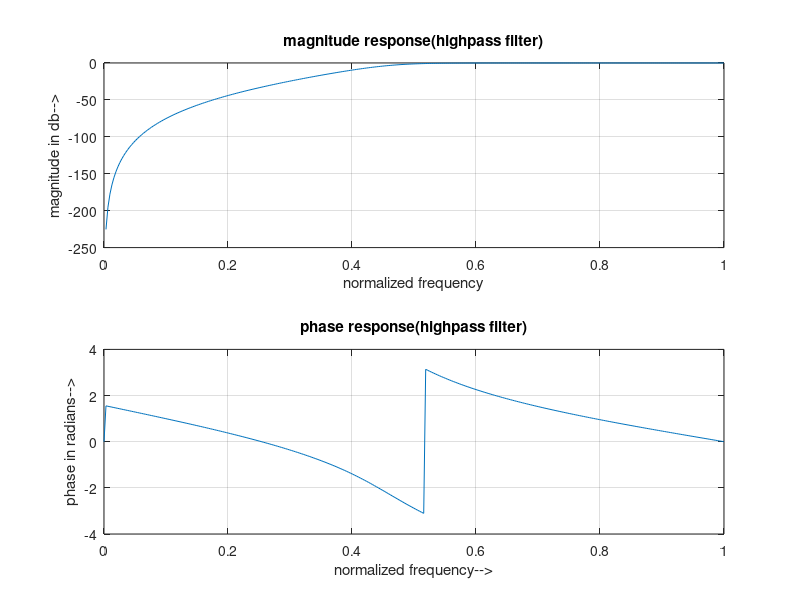

Source code (MATLAB):
# Butterworth-6-2
clc;
clear all;
close all;
ap=0.5;
as=50;
fp=1000;
fs=2000;
f=5000;
wp=2*fp/f;
ws=2*fs/f;
wn=[wp,ws];
%TO FIND THE CUT OFF FREQ&ORDER OF FILTER
[n,wn]=buttord(wp,ws,ap,as);
[b,a]=butter(n,wn,'high');
w=0:0.01:pi;
h=freqz(b,a,w);
p=angle(h);
mag=20*log10(abs(h));
subplot(2,1,1);
plot(w/pi,mag);
grid;
xlabel('normalized frequency');
ylabel('magnitude in db-->');
title('magnitude response(highpass filter)');
subplot(2,1,2);
plot(w/pi,p);
grid;
xlabel('normalized frequency-->');
ylabel('phase in radians-->');
title('phase response(highpass filter)');
